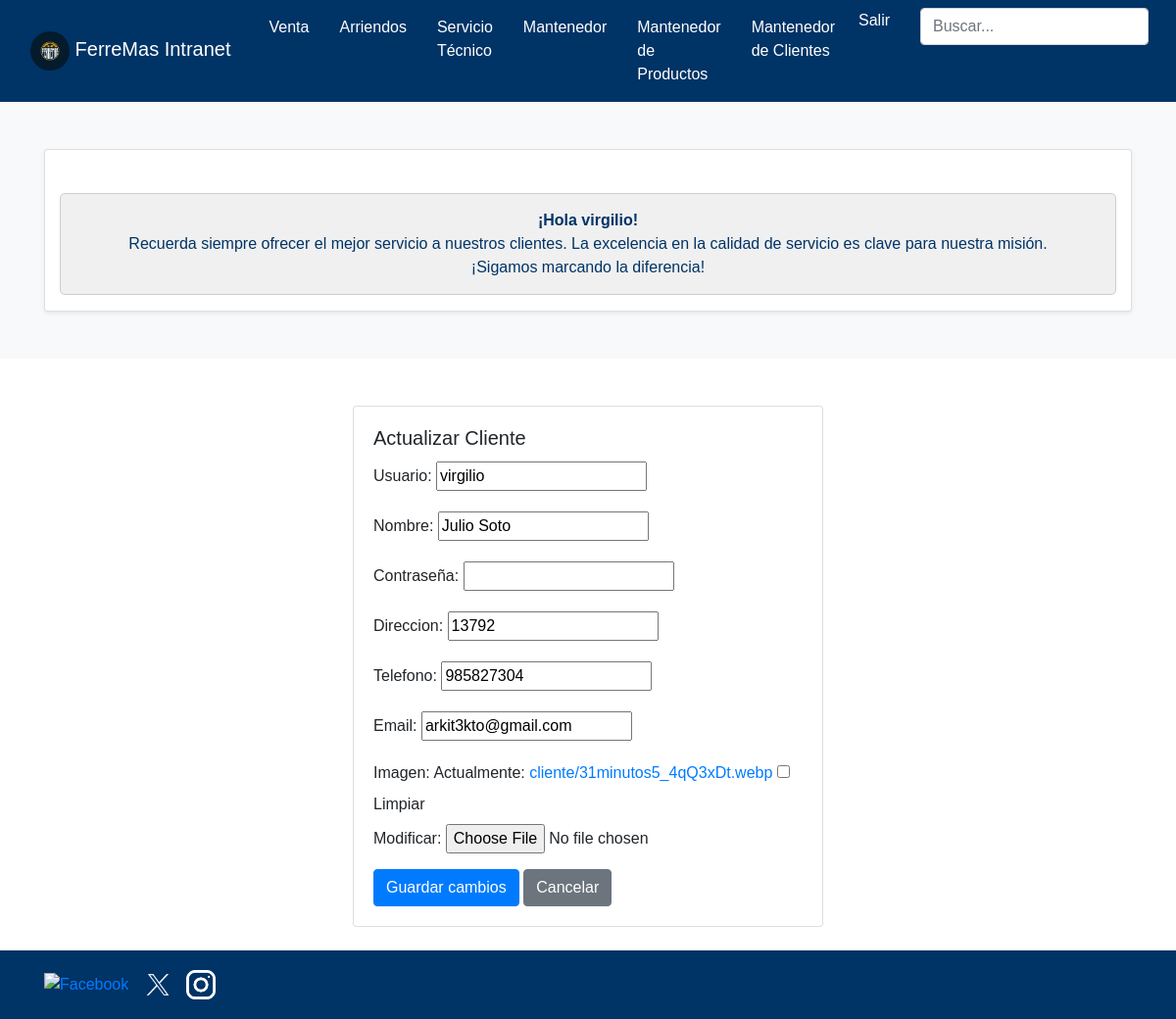
Page /clientes/1/editar/ (signed in) on the committed database.
### core/models.py (models this page shows, shortened)
class Cliente(models.Model):
    usuario = models.CharField(max_length=255, blank=True)
    nombre = models.CharField(max_length=255, blank=True)
    contraseña = models.CharField(max_length=255, blank=True)
    direccion = models.CharField(max_length=255)
    telefono = models.CharField(max_length=15)
    email = models.EmailField()
    imagen = models.ImageField(upload_to='cliente/', null=True, blank=True)

### core/views.py (the view)
# urls.py: path('clientes/<int:pk>/editar/', actualizar_cliente, name='actualizar_cliente'),
@admin_required
def actualizar_cliente(request, pk):
    cliente = get_object_or_404(Cliente, pk=pk)
    if request.method == 'POST':
        form = ClienteForm(request.POST, request.FILES, instance=cliente)
        if form.is_valid():
            form.save()
            return redirect('mantenedor_clientes')
    else:
        form = ClienteForm(instance=cliente)
    return render(request, 'core/cliente_actualiza.html', {'form': form})

### core/forms.py
class ClienteForm(forms.ModelForm):
    contraseña = forms.CharField(widget=forms.PasswordInput)
    class Meta:
        model = Cliente
        fields = ['usuario', 'nombre', 'contraseña', 'direccion', 'telefono', 'email', 'imagen']

### core/context_processors.py (called while the page is built)
def carrito_contador(request):
    return {'cantidad_productos': contar_items(request)}

### core/views.py (called while the page is built)
def contar_items(request):
    if request.user.is_authenticated:
        cantidad_productos = CarritoItem.objects.filter(usuario=request.user).aggregate(Sum('cantidad'))['cantidad__sum'] or 0
    else:
        cantidad_productos = 0
    return cantidad_productos

### core/templates/core/cliente_actualiza.html (shortened to what this page needs)
{% extends "core/base_intranet.html" %}
        {% block content %}
        <div class="d-flex justify-content-center mt-5">
            <div class="card" style="width: 30rem;">
                <div class="card-body">
                    <h5 class="card-title">Actualizar Cliente</h5>
                    <form method="post" enctype="multipart/form-data">
                        {{ form.as_p }}
                        <button type="submit" class="btn btn-primary">Guardar cambios</button>
                        <a href="{% url 'mantenedor_clientes' %}" class="btn btn-secondary">Cancelar</a>
                    </form>
                </div>
            </div>
        </div>
        {% endblock %}

### core/templates/core/base_intranet.html (shortened to what this page needs)
{% load static %}
<!DOCTYPE html>
<html lang="es">
<head>
    <link href="https://stackpath.bootstrapcdn.com/bootstrap/4.5.2/css/bootstrap.min.css" rel="stylesheet">
</head>
<body>
    <header>
        <nav class="navbar navbar-expand-lg navbar-dark">
            <div class="container-fluid navbar-center">
                <a class="navbar-brand" href="{% url 'inicio_intra' %}">
                    <img src="{% static 'img/logoferremas.jpg' %}" alt="Logo" class="brand-image img-circle elevation-3" style="width: 40px; height: 40px; object-fit: cover; border-radius: 50%;">
                    <span class="logo-text">FerreMas Intranet</span>
                </a>
                <div class="collapse navbar-collapse" id="navbarNav">
                    <ul class="navbar-nav ml-auto">
                        <li class="nav-item">
                            <a class="nav-link" href="{% url 'ventas_listar' %}">Venta</a>
                        </li>
                        <li class="nav-item">
                            <a class="nav-link" href="{% url 'mantenedor_arriendos' %}">Arriendos</a>
                        </li>
                        <li class="nav-item">
                            <a class="nav-link" href="{% url 'listar_servicios' %}">Servicio Técnico</a>
                        </li>
                        <li class="nav-item">
                            <a class="nav-link" href="{% url 'mantenedor_bicicletas' %}">Mantenedor</a>
                        </li>
                        <li class="nav-item">
                            <a class="nav-link" href="{% url 'mantenedor_productos' %}">Mantenedor de Productos</a>
                        </li>
                        <li class="nav-item">
                            <a class="nav-link" href="{% url 'mantenedor_clientes' %}">Mantenedor de Clientes</a>
                        </li>
                        <li class="nav-item d-flex justify-content-center">
                            <form id="logout-form" method="POST" action="{% url 'logout' %}" style="display: inline;">
                                <a href="#" class="nav-link btn btn-link" style="padding: 0; color: white; text-decoration: none;" onclick="document.getElementById('logout-form').submit();">
                                    Salir
                                </a>
                            </form>
                        </li>
                        <li class="nav-item">
                            <form class="form-inline my-2 my-lg-0">
                                <input class="form-control mr-sm-2" type="search" placeholder="Buscar..." aria-label="Buscar">
                            </form>
                        </li>
                    </ul>
                </div>
            </div>
        </nav>
    </header>
    {% if user.is_authenticated %}
    <div class="container-fluid bg-light py-5">
        <div class="container text-center">
            <div class="row justify-content-center">
                <div class="col-lg-12">
                    <div class="card shadow-sm">
                        <main class="container mt-4">
                            <div class="alert alert-info" role="alert">
                                <strong>¡Hola {{user.username}}!</strong> </br>Recuerda siempre ofrecer el mejor servicio a nuestros clientes. La excelencia en la calidad de servicio es clave para nuestra misión. </br>¡Sigamos marcando la diferencia!
                            </div>
                        </main>
                    </div>
                </div>
            </div>
        </div>
    </div>
    {% endif %}
    {% block content %}
    {% endblock %}
    <footer class="footer-content mt-4">
        <div class="container">
            <div class="row">
                <div class="col-md-6">
                    <div class="social-media">
                        <a href="#"><img src="{% static 'img/facebook.png' %}" alt="Facebook"></a>
                        <a href="#"><img src="{% static 'img/x.webp' %}" alt="Twitter"></a>
                        <a href="#"><img src="{% static 'img/instagram.png' %}" alt="Instagram"></a>
                    </div>
                </div>
            </div>
        </div>
    </footer>
</body>
</html>

### core/templates/core/base_intranet.html (style rules this page uses)
body { font-family: Arial, sans-serif; }
.navbar { background-color: #003366; }
.navbar-brand img { height: 50px; width: auto; }
.nav-link { color: white !important; transition: color 0.3s; }
.form-inline .form-control { border-radius: 0.25rem; }
.footer-content { background-color: #003366; color: white; padding: 20px; }
.social-media img { width: 30px; margin-right: 10px; }
.navbar-center { display: flex; justify-content: center; width: 100%; }
.navbar-center .navbar-nav { margin: auto; }
.alert { background-color: #f0f0f0; border-color: #ccc; color: #003366; text-align: center; padding: 15px; border-radius: 5px; margin-top: 20px; }
.alert strong { color: #003366; }
.navbar-nav { flex-direction: row; }
.navbar-nav .nav-item { margin-left: 15px; }
.navbar-nav .form-inline { margin-left: 15px; }

### rows in the picture
Cliente: usuario "virgilio", nombre "Julio Soto", direccion "13792", telefono "985827304", email "arkit3kto@gmail.com"

### other values in the picture
{{ user.username }} "virgilio"
